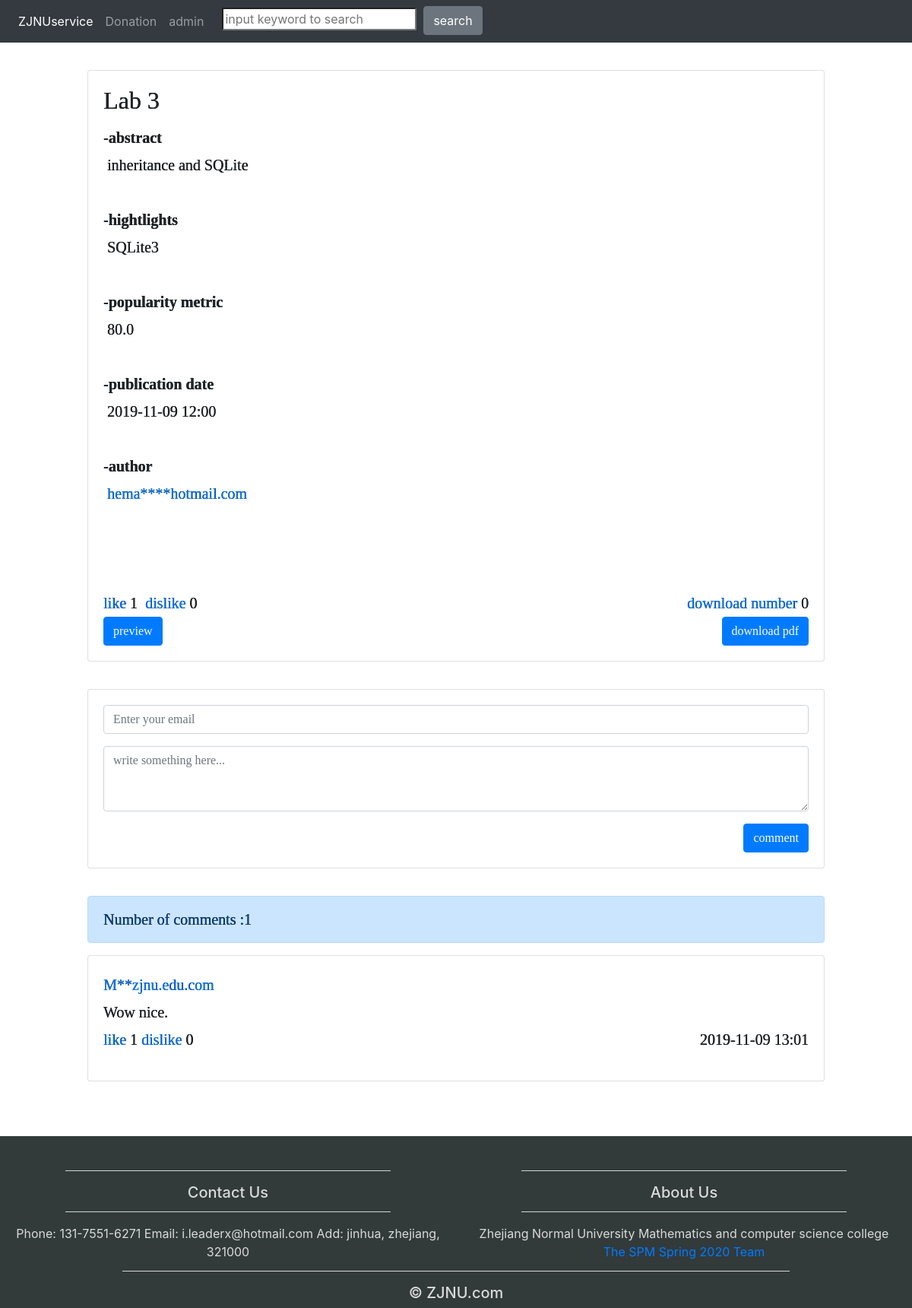
The page /article/1 on the database as committed earlier.
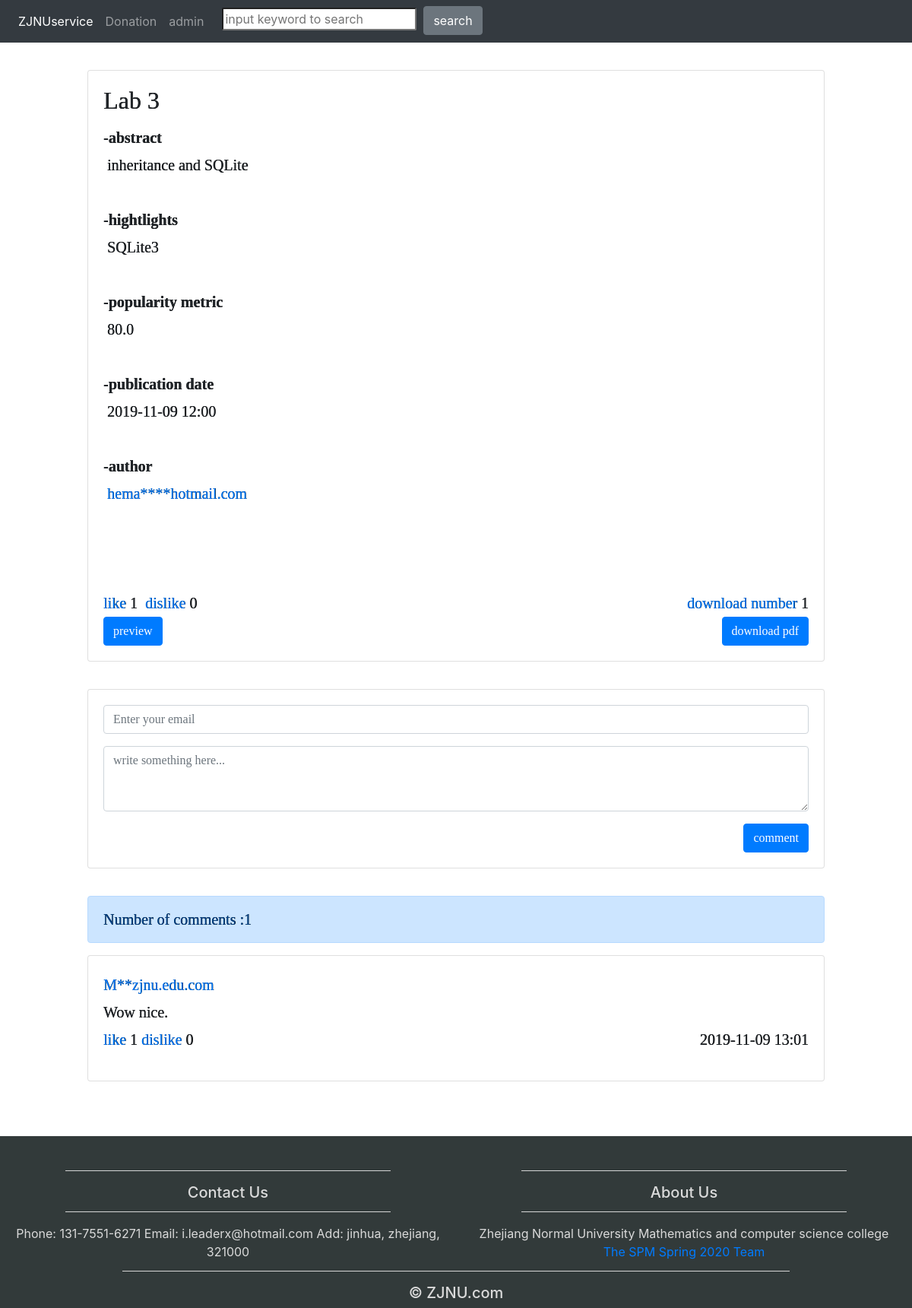
The same page on the database as committed later.
### service.py (models this page shows)
class Article(db.Model):
    __tablename__ = 'articles'
    id = db.Column(db.Integer, primary_key=True)
    author_id = db.Column(db.Integer, db.ForeignKey('authors.id'))
    subject_id = db.Column(db.Integer, db.ForeignKey('subjects.id'))
    title = db.Column(db.Text)
    abstract = db.Column(db.Text)
    highlight = db.Column(db.Text)
    time = db.Column(db.DateTime)
    visit = db.Column(db.Integer)
    upvote = db.Column(db.Integer)
    downvote = db.Column(db.Integer)
    metric = db.Column(db.Float, default=0)
    fpath = db.Column(db.String)
    status = db.Column(db.Integer, default=1)
    downloadcount = db.Column(db.Integer)
    comments = db.relationship('Comment', backref='article', cascade='all,delete-orphan')

class Author(db.Model):
    __tablename__ = 'authors'
    id = db.Column(db.Integer, primary_key=True)
    mail = db.Column(db.String(50), unique=True)
    is_banned = db.Column(db.Boolean, default=False)
    articles = db.relationship('Article', backref='author')
    comments = db.relationship('Comment', backref='author')

class Comment(db.Model):
    __tablename__ = 'comments'
    id = db.Column(db.Integer, primary_key=True)
    author_id = db.Column(db.Integer, db.ForeignKey('authors.id'))
    article_id = db.Column(db.Integer, db.ForeignKey('articles.id'))
    body = db.Column(db.Text)
    upvote = db.Column(db.Integer)
    downvote = db.Column(db.Integer)
    time = db.Column(db.DateTime)

### service.py (the view)
@app.route('/article/<articleID>')
def get_article(articleID):
    article = Article.query.filter_by(id=articleID).first()
    ip = session.get('ip')
    if not Visitor.query.filter_by(ip=ip).first():
        article.visit += 1
        db.session.add(article)
    comments = article.comments
    return render_template('article.html', article=article, comments=comments, Tool=Tool)

### service.py (called while the page is built, shortened)
@app.before_request
def before_request():
    ip = IP
    session['ip'] = ip
    visitor = Visitor.query.filter_by(ip=ip).first()
    if visitor is None:
        visitor = Visitor(ip=ip)
        db.session.add(visitor)
    else:
        if Visitor.query.filter_by(ip=ip).first().is_banned:
            print('you have beenn banned')
            return render_template('error.html', message='you have beenn banned')
        if request.path.startswith('/article'):
            article_id = Tool.find_path_last_id(request.path)
            visitor = Visitor.query.filter_by(ip=ip).first()
            visitvote = VisitVote.query.filter_by(visitor_id=visitor.id, article_id=article_id).first()

    @staticmethod
    def find_path_last_id(path):
        return path[path.rfind('/', 1) + 1:]

    @staticmethod
    def sensitive_words_filter(text):
        f = open('static/sensitive words/1.txt', 'r')
        result = ''
        flag = True
        for line in f:
            if line.strip() in text.split():
                flag = False
                result = text.replace(line.strip(), '**')
                text = result
        f.close()
        if flag:
            return text
        else:
            return result

    @staticmethod
    def email_display_filter(email):
        pre = email[:email.rfind('@')]
        display = pre[:len(pre) // 2]
        suf = email[email.rfind('@') + 1:]
        for i in range(len(pre[len(pre) // 2:])):
            display += '*'
        return display + suf

### templates/article.html (shortened to what this page needs)
{% extends "template.html" %}
{% block content %}
<br>
<div class="card">
    <div class="card-body">
    <h2 class="card-title">{{ article.title }}</h2>
    <p class="card-text bp" >-abstract<br></p><p>&nbsp;{{ Tool.sensitive_words_filter(article.abstract) }}</p><br><br>
    <p class="card-text bp">-hightlights<br></p><p>&nbsp;{{ article.highlight }}</p><br><br>
    <p class="card-text bp">-popularity metric<br></p><p>&nbsp;{{ article.metric }}</p><br><br>
    <p class="card-text bp">-publication date<br></p><p>&nbsp;{{ article.time.strftime("%Y-%m-%d %H:%M") }}</p><br><br>
    <p class="card-text bp">-author<br></p>&nbsp;<a href="{{ url_for('author', author_id=article.author_id) }}">{{ Tool.email_display_filter(article.author.mail) }}</a><br><br>
    <br><br>
    <div>
        <p class="text-primary pp" onclick="like()">like</p>  <p id="like">{{ article.upvote }}</p>&nbsp;
        <p class="text-primary pp" onclick="dislike()">dislike</p> <p id="dislike">{{ article.downvote }}</p>&nbsp;
        <div style="float:right"><p class="text-primary">download number </p> <p id="download_number">{{ article.downloadcount }}</p></div><br>
        <a href="{{ url_for('download_file', filename=article.fpath, id=article.id) }}"><button class="btn btn-primary" style="float:right" >download pdf</button></a>
        <a href="{{ url_for('preview_file', filename=article.fpath) }}"><button class="btn btn-primary" style="float:left" >preview</button></a>
     </div>
    </div>
</div>
<br>
<div class="card">
<div class="card-body">
    <form method="post" action="{{ url_for('post_comment', articleID=article.id) }}" onsubmit="" >
        <div class="form-group">
            <input type="email" class="form-control" id="email" name="email" placeholder="Enter your email" required="required">
        </div>
        <div class="form-group">
          <textarea class="form-control" rows="3" name="body" placeholder="write something here..." required="required"></textarea>
        </div>
        <button class="btn btn-primary" type="submit" style="float:right">comment</button>
    </form>
</div>
</div><br>
{% if comments %}
<div class="alert alert-primary">
    Number of comments :{{ comments|length }}
</div>
{% for comment in comments[::-1] %}
    <div class="card">
        <div class="card-body">
            <p><a href="/author/{{ comment.author.id }}">{{ Tool.email_display_filter(comment.author.mail) }}</a></p><br>
            <p>{{ Tool.sensitive_words_filter(comment.body) }}</p><br>
            <p class="text-primary pp"  onclick="clike({{ comment.id }})">like</p> <p id='cl{{ comment.id }}'>{{ comment.upvote }}</p>
            <p class="text-primary pp" onclick="cdislike({{ comment.id }})">dislike</p> <p id='cd{{ comment.id }}'>{{ comment.downvote }}</p>
            <p  style="float:right" >{{ comment.time.strftime("%Y-%m-%d %H:%M") }}</p>
        </div>
    </div>
{% endfor %}
{% endif %}
{%  endblock %}

### templates/template.html (shortened to what this page needs)
<!DOCTYPE html>
<html lang="en">
<head>
        <link rel="stylesheet" href="https://cdn.staticfile.org/twitter-bootstrap/4.1.0/css/bootstrap.min.css">
</head>
<body>
    <nav class="navbar navbar-expand-sm bg-dark navbar-dark">
      <ul class="navbar-nav">
        <li class="nav-item active">
          <a class="nav-link" href="/">ZJNUservice</a>
        </li>
        <li class="nav-item">
          <a class="nav-link" href="/donation">Donation</a>
               </li>
        <li class="nav-item">
          <a class="nav-link" href="/admin">admin</a>
        </li>
          <li class="nav-item" style="float:right">
              <form method="get" action="/search">
              <input type="text" name="content" style="border-radius:2px;" placeholder="input keyword to search"/>&nbsp;
              <button class="btn btn-secondary" type="submit">search</button>
              </form>
          </li>
      </ul>
    </nav>
    <div style="font-size: 20px; line-height: 1.8; text-shadow: 0.3px 0.3px black; font-family: Times, serif;" class="col-sm-10 container">
    {% block content %}
    {% endblock %}
    </div>
</body>
 <br>
    <br>
    <br>
<footer>
<div class="container-fluid padding">
	<div class="row text-center">
		<div class="col-md-6">
			<hr class="light">
			<h5>Contact Us</h5>
			<hr class="light">
			<p>Phone: 131-7551-6271</p>
			<p>Email: i.leaderx@hotmail.com</p>
			<p>Add: jinhua, zhejiang, 321000</p>
		</div>
		<div class="col-md-6">
			<hr class="light">
			<h5>About Us</h5>
			<hr class="light">
			<p>Zhejiang Normal University</p>
			<p>Mathematics and computer science college</p>
            <p><a style="text-decoration: none;" href="http://lanlab.org/course/2020s/spm/decide-areas-for-improvement-review.html">The SPM Spring 2020 Team</a></p>
		</div>
		<div class="col-12">
				<hr class="light">
				<h5><a style="text-decoration: none; color:#dadada;" href="http://zjnu.edu.cn/">&copy; ZJNU.com</a></h5>
		</div>
	</div>
</div>
</footer>
</html>

### templates/template.html (style rules this page uses)
footer { background-color: #323a3a; color: #dadada; padding-top: 2rem; }
hr.light { border-top: 1px solid #d5d5d5; width: 75%; margin-top: .8rem; margin-bottom: 1rem; }

Rows that differ between the two databases and show on the page:
changed Article "Lab 3": downloadcount "0" → "1"
